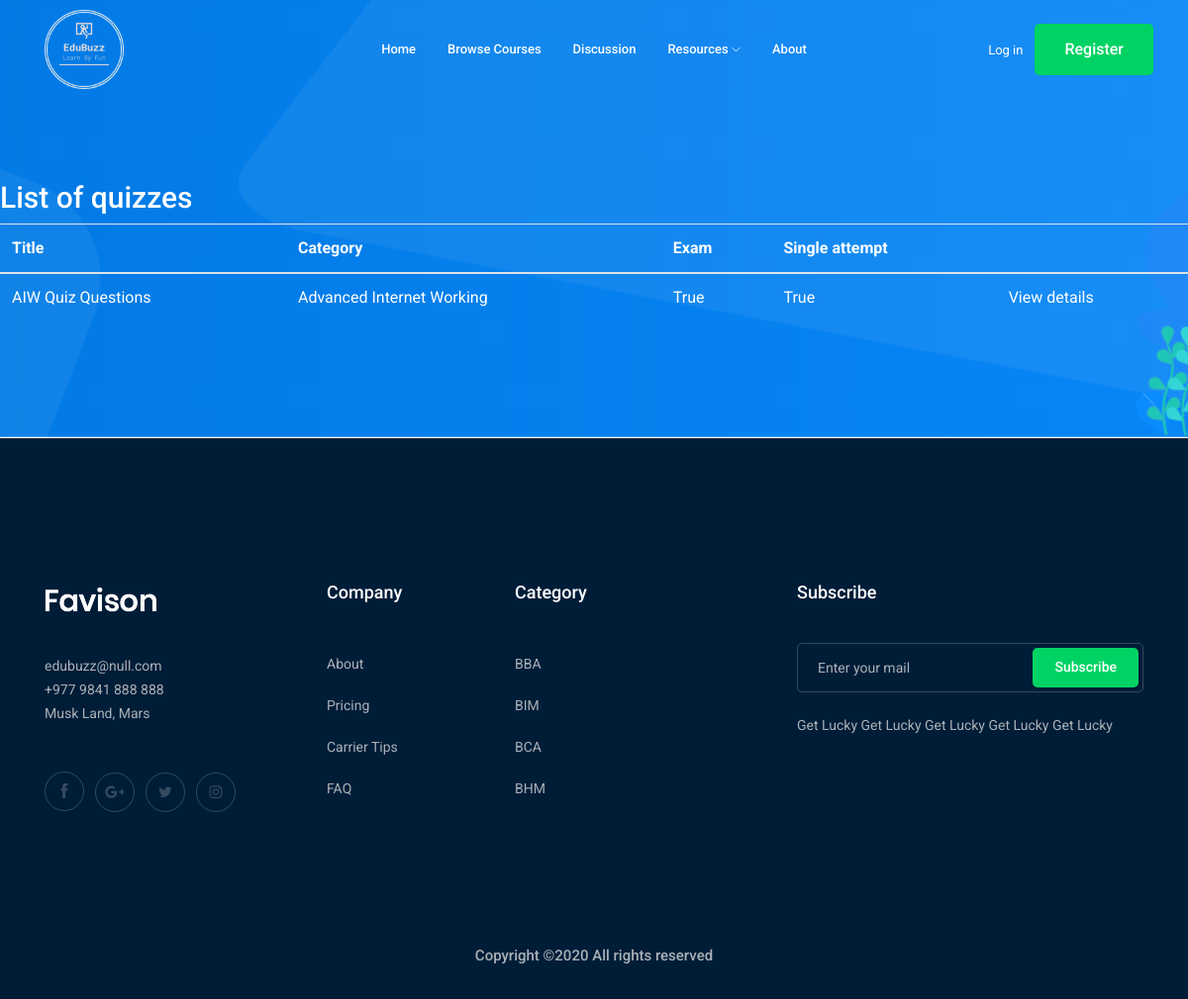
/quiz/quizzes/, run on an earlier commit of the app's database.
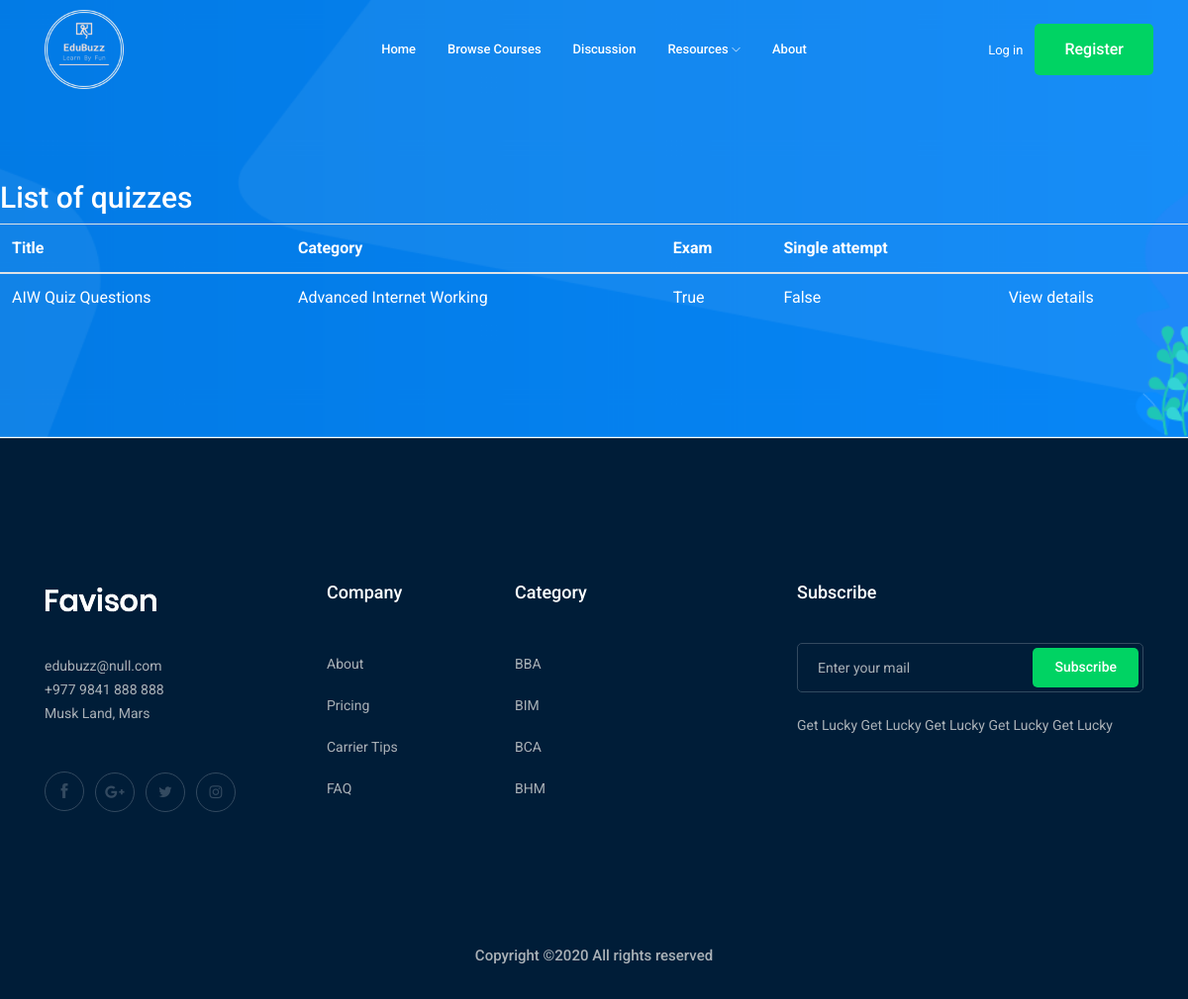
And on a later commit of the database.
### quiz/models.py (models this page shows, shortened)
class Quiz(models.Model):
    title = models.CharField(
        verbose_name=_("Title"),
        max_length=60, blank=False)
    description = models.TextField(
        verbose_name=_("Description"),
        blank=True, help_text=_("a description of the quiz"))
    url = models.SlugField(
        max_length=60, blank=False,
        help_text=_("a user friendly url"),
        verbose_name=_("user friendly url"))
    category = models.ForeignKey(
        Category, null=True, blank=True,
        verbose_name=_("Category"), on_delete=models.CASCADE)
    random_order = models.BooleanField(
        blank=False, default=False,
        verbose_name=_("Random Order"),
        help_text=_("Display the questions in "
                    "a random order or as they "
                    "are set?"))
    max_questions = models.PositiveIntegerField(
        blank=True, null=True, verbose_name=_("Max Questions"),
        help_text=_("Number of questions to be answered on each attempt."))
    answers_at_end = models.BooleanField(
        blank=False, default=False,
        help_text=_("Correct answer is NOT shown after question."
                    " Answers displayed at the end."),
        verbose_name=_("Answers at end"))
    exam_paper = models.BooleanField(
        blank=False, default=False,
        help_text=_("If yes, the result of each"
                    " attempt by a user will be"
                    " stored. Necessary for marking."),
        verbose_name=_("Exam Paper"))
    single_attempt = models.BooleanField(
        blank=False, default=False,
        help_text=_("If yes, only one attempt by"
                    " a user will be permitted."
                    " Non users cannot sit this exam."),
        verbose_name=_("Single Attempt"))
    pass_mark = models.SmallIntegerField(
        blank=True, default=0,
        verbose_name=_("Pass Mark"),
        help_text=_("Percentage required to pass exam."),
        validators=[MaxValueValidator(100)])
    success_text = models.TextField(
        blank=True, help_text=_("Displayed if user passes."),
        verbose_name=_("Success Text"))
    fail_text = models.TextField(
        verbose_name=_("Fail Text"),
        blank=True, help_text=_("Displayed if user fails."))
    draft = models.BooleanField(
        blank=True, default=False,
        verbose_name=_("Draft"),
        help_text=_("If yes, the quiz is not displayed"
                    " in the quiz list and can only be"
                    " taken by users who can edit"
                    " quizzes."))
    class Meta:
        verbose_name = _("Quiz")
        verbose_name_plural = _("Quizzes")

class Category(models.Model):
    category = models.CharField(
        verbose_name=_("Category"),
        max_length=250, blank=True,
        unique=True, null=True)
    objects = CategoryManager()
    class Meta:
        verbose_name = _("Category")
        verbose_name_plural = _("Categories")
    def __str__(self):
        return self.category

### quiz/views.py (the view)
# urls.py: path('quizzes/', view=QuizListView.as_view(), name='quiz_index'),
class QuizListView(ListView):
    model = Quiz
    def get_queryset(self):
        queryset = super(QuizListView, self).get_queryset()
        return queryset.filter(draft=False)

### quiz/templates/quiz/quiz_list.html (shortened to what this page needs)
{% extends 'base.html' %}
{% load static %}{% load i18n %}
{% load quiz_tags %}
{% block content %}
<section class=" bradcam_area bradcam_bg_1">
    <h2 class="" style="color:white">{% trans "List of quizzes" %}</h2>
    {% if quiz_list %}
    <table class="table table-hover">
        <thead>
        <tr>
            <th scope="col" style="color:white">{% trans "Title" %}</th>
            <th scope="col" style="color:white">{% trans "Category" %}</th>
            <th scope="col" style="color:white">{% trans "Exam" %}</th>
            <th scope="col"style="color:white">{% trans "Single attempt" %}</th>
            <th></th>
        </tr>
        </thead>
        <tbody>
        {% for quiz in quiz_list %}
        <tr>
            <td scope="col"style="color:white">{{ quiz.title }}</td>
            <td scope="col" style="color:white">{{ quiz.category }}</td>
            <td scope="col" style="color:white">{{ quiz.exam_paper }}</td>
            <td scope="col" style="color:white">{{ quiz.single_attempt }}</td>
            <td scope="col"style="color:white">
                            <a href="{% url 'quiz_start_page' slug=quiz.url %}" style="color:white">{% trans "View details" %}</a>
            </td>
        </tr>
        {% endfor %}
        </tbody>
    </table>
    {% else %}
    <p style="color:white">{% trans "There are no available quizzes" %}.</p>
    {% endif %}
</section>
{% endblock %}

What changed in the data, as far as the page shows it:
changed Quiz "AIW Quiz Questions": single_attempt "True" → "False"
